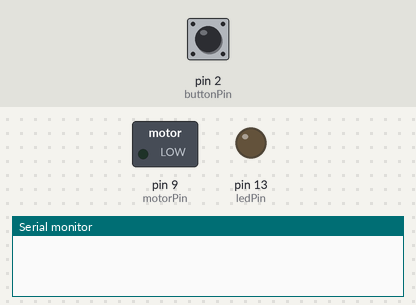
This sketch was run on a simulated Arduino Uno, built with avr-gcc and run on an emulated ATmega328P. Parts: switched loads named in the sketch (green lamp = pin HIGH), output pins drawn as LEDs (lit = HIGH), the last lines printed to the serial monitor. Inputs (shaded band) come from the test bench; at power-on: pin 2 (buttonPin) LOW.

Above: at 1.2 s.
1.3 s: pin 2 (buttonPin) pulled HIGH for 0.15 s
At 2.2 s:
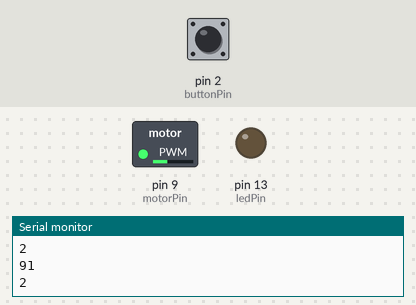
2.9 s: pin 2 (buttonPin) pulled HIGH for 1 s
At 3.5 s:
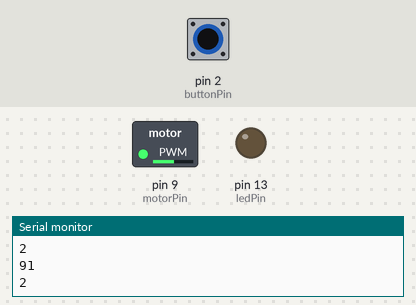
5.4 s: pin 2 (buttonPin) pulsed HIGH 5 times (0.12 s each, 0.3 s apart)
At 5.55 s:
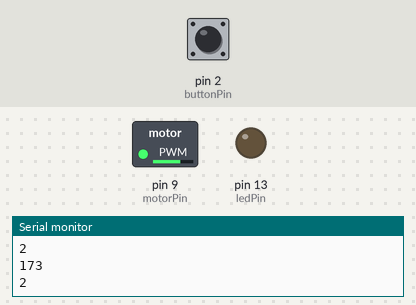
8.4 s: pin 2 (buttonPin) pulled HIGH for 3.2 s
At 8.8 s:
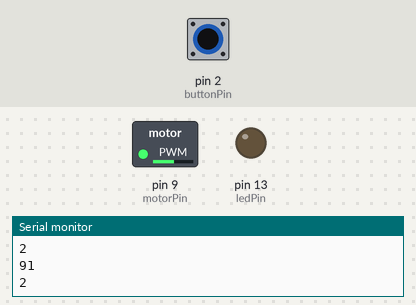
Timing chart, 0 to 11.4 s (numbered marks = the images above; inputs shaded):
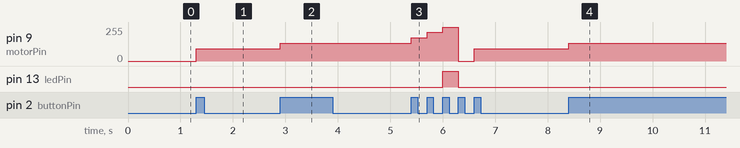

Measured:
- after the input at 1.3 s, pin 9 (motorPin): 0/255 → 91/255 at once
- after the input at 2.9 s, pin 9 (motorPin): 91/255 → 132/255 at once
- after the input at 5.4 s, pin 9 (motorPin): 132/255 → 173/255 at once, → 214/255 0.30 s later, → 255/255 0.30 s later, → 0/255 0.30 s later, … (5 changes in this stretch); pin 13 (ledPin): LOW → HIGH after 0.60 s, → LOW 0.30 s later
- after the input at 8.4 s, pin 9 (motorPin): 91/255 → 132/255 at once

The sketch:

lucas_arduino_motor.ino
```cpp
/*     -----------------------------------------------------------
 *     | JAMES PERRIN GE102                                      |
 *     -----------------------------------------------------------
 *
 *      Written in co-operation with CrankTownCity
 *
 */


#define buttonPin 2  //make it wahatever your button is hooked to
#define motorPin 9   //whatever the motor is on
#define ledPin 13    // LED Max motor out indicator (WILL ONLY WORK IF YOU SET THE CORRECT STAGE FIVE OUTPUT VALUE SEE ***)

bool currentButton = LOW;  // True or False
bool lastButton = LOW;  // True or False
bool ledState = LOW;  // True or False

int motorSpeed = 0;  // The default motor value
int speedStep = (255 - 91) / 4;  //amount it goes up each press " I like the idea of the equation here but do what works".


void setup() {      // Stuff that we want to get run once and big in the bigger scope of things
  Serial.begin(9600);       // Useful for debugging
  pinMode(buttonPin, INPUT);   // Uhh setting pinmode to input fo the button
  pinMode(motorPin, OUTPUT);    // setting mot pin to output
  pinMode(ledPin, OUTPUT);     // LED to output
}

void loop() {               //      Our ''feel good drag'' majority of whats going on
  currentButton = digitalRead(buttonPin);          // Current set to true or false or 1 or 0 low or high based on whatever buttonPin is saying

  if (currentButton != lastButton) {            // ** so that the button doesnt double register... I think...

    Serial.println(motorSpeed);      // For my debugging purposes
    Serial.println(buttonPin);         // Same ^

    if (currentButton == HIGH) {            // The meat and potatoes of the opperation, Starts the next gear if the gear is still < 5

      if (motorSpeed <= 255) {                 // Will raise voltage if voltage on motor is still <= 255
        motorSpeed = motorSpeed + speedStep;
      }

      if (motorSpeed > 255) {          // turns off LED AND motor if motor is greater than 255 volts
        motorSpeed = 0;
        ledState = LOW;
      }
      if (motorSpeed == 41)  {
        motorSpeed = 91;            // Makes sure that the first gear actually gets the gear going since the first gear needs 91/255*5V
      }
    }
  }

  if (motorSpeed == 255) {
    ledState = HIGH;    // (***LIGHT WILL ONLY WORK IF THIS IS CORRECTLY SET; USE DEBUGGER TO SEE WHAT VALUE YOU NEED AT GEAR 5***)
  }

  digitalWrite(ledPin, ledState);        // Actually puts our values into action on the breadboard
  analogWrite(motorPin, motorSpeed);     // Puts our hypothetical nonsense into the physical realm

  lastButton = currentButton;         //  ties back to **
}
```
